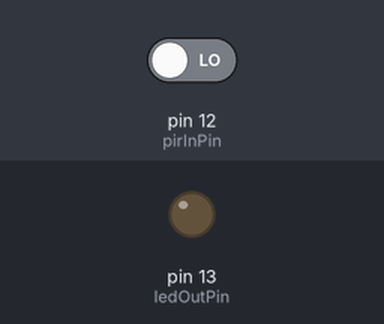
The sketch below on a simulated Arduino Uno, built with avr-gcc and run on an emulated ATmega328P. Shown: output pins drawn as LEDs (lit = HIGH). The inputs (shaded band) are chosen by the test bench; at power-on: pin 12 (pirInPin) LOW.

Above: at 1.2 s.
1.3 s: pin 12 (pirInPin) driven HIGH
At 2.6 s:
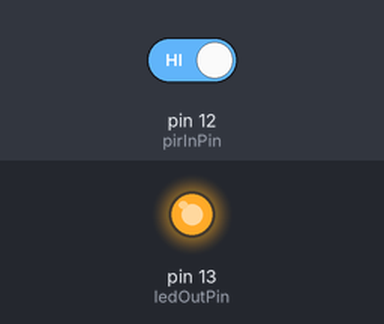
2.9 s: pin 12 (pirInPin) driven LOW
At 3.9 s:
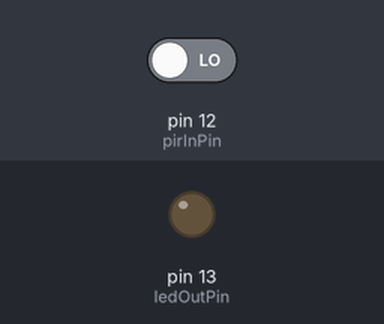
Timing chart, 0 to 5.9 s (numbered marks = the images above; inputs shaded):
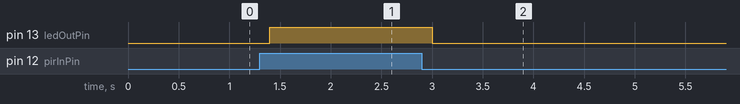

The sketch:

PIR_Polling.ino
```cpp
/*
  PIR_Polling.ino
  Created by Kenny from www.iotbreaks.vn, April 14, 2016.
  Released into the public domain.
  Tutorial:
*/
const byte ledOutPin = 13; // LED connected to digital pin 13
const byte pirInPin = 12;  // HC-SR501 DOut connected to digital pin 12
volatile byte val = HIGH; // variable to store the read value from PIR sensor.
                          // Default is HIGH for inactive state of PIR sensor

void setup() {
  pinMode(ledOutPin, OUTPUT);
  pinMode(pirInPin, INPUT);
}

void loop() {
  val = digitalRead(pirInPin);
  digitalWrite(ledOutPin, val);
  delay(200);
}
```

Measured:
- after the input at 1.3 s, pin 13 (ledOutPin): LOW → HIGH after 0.10 s
- after the input at 2.9 s, pin 13 (ledOutPin): HIGH → LOW after 0.10 s
